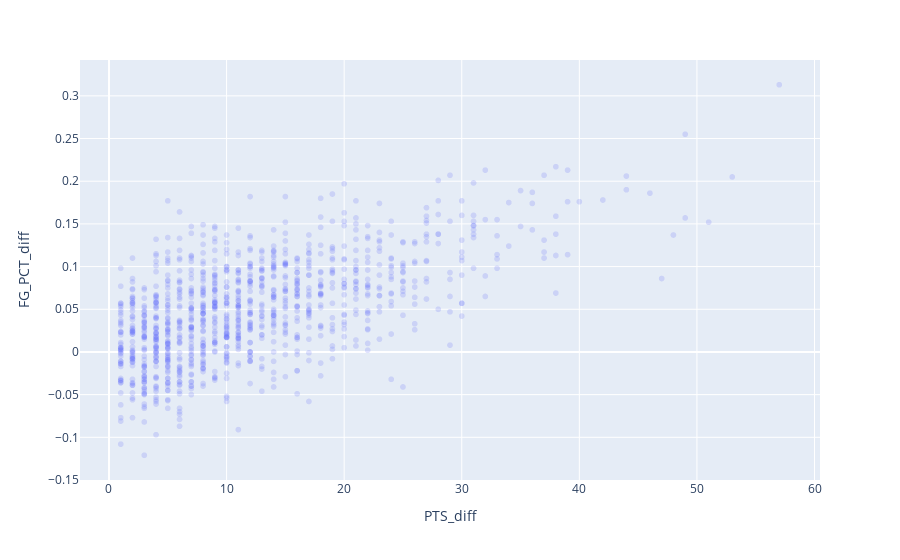

Notebook source saved alongside this figure:
### Code cell
stats_col = 'FG_PCT'
px.scatter(winners, x='PTS_diff', y=stats_col+'_diff', opacity=0.2)

### Figure 1 — Plotly figure (JSON) as saved in the notebook; plotly's stock layout.template omitted (floating-point values rounded to 4 significant figures; data arrays with more than 128 entries replaced by an {"elided": "..."} marker saying what was removed)
{"data": [{"hovertemplate": "PTS_diff=%{x}<br>FG_PCT_diff=%{y}<extra></extra>", "legendgroup": "", "marker": {"color": "#636efa", "opacity": 0.2, "symbol": "circle"}, "mode": "markers", "name": "", "showlegend": false, "type": "scattergl", "x": {"elided": "1080 int values"}, "xaxis": "x", "y": {"elided": "1080 float values"}, "yaxis": "y"}], "layout": {"autosize": true, "legend": {"tracegroupgap": 0}, "margin": {"t": 60}, "xaxis": {"anchor": "y", "autorange": true, "domain": [0, 1], "range": [-2.404, 60.4], "title": {"text": "PTS_diff"}, "type": "linear"}, "yaxis": {"anchor": "x", "autorange": true, "domain": [0, 1], "range": [-0.1546, 0.3466], "title": {"text": "FG_PCT_diff"}, "type": "linear"}}}
